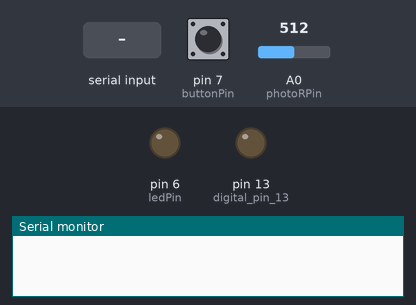
A sketch run on a simulated Arduino Uno, built with avr-gcc and run on an emulated ATmega328P. On the bench: output pins drawn as LEDs (lit = HIGH), the last lines printed to the serial monitor. Dashed ring = blinking. The inputs (shaded band) are chosen by the test bench; at power-on: pin 7 (buttonPin) LOW, A0 (photoRPin) = 512.

Above: at 1.5 s.
1.6 s: pin 7 (buttonPin) pulled HIGH for 3.2 s
At 2.4 s:
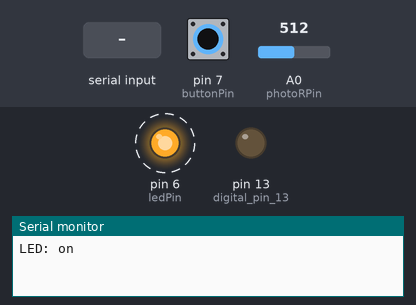
6.3 s: "switch\n" received over Serial
At 7.9 s:
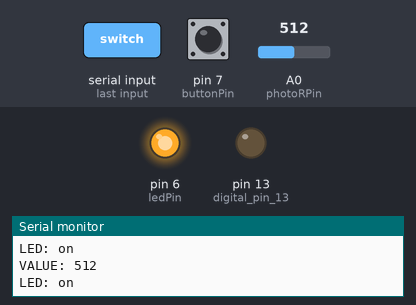
10.0 s: A0 (photoRPin) set to 686
11.5 s: A0 (photoRPin) set to 709
At 11.9 s:
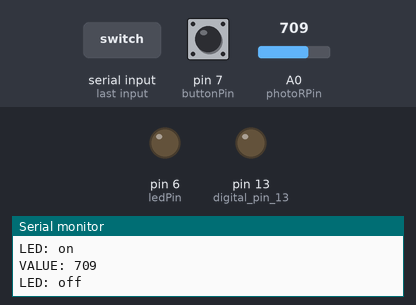
13.0 s: A0 (photoRPin) set to 690
At 14.3 s:
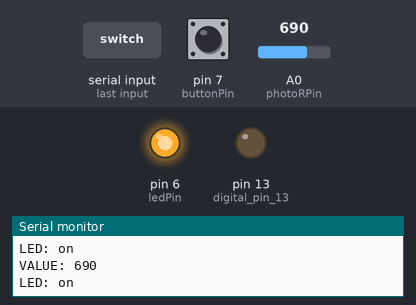
Timing chart, 0 to 15.5 s (numbered marks = the images above; inputs shaded):
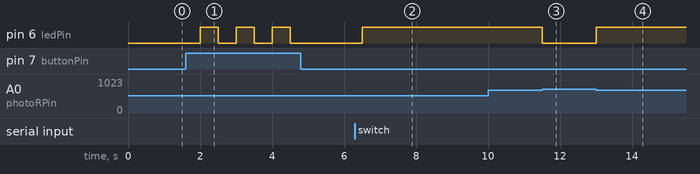

The sketch:

ButtonAndLED.ino
```cpp
/*
 * Arduino Workshop - Digipurk OÜ, ylari[at]digipurk.ee
 * Lab 1 - Push Button and LED
 */

// constants
const int buttonPin = 7;
const int ledPin =  6;
const int photoRPin = A0; // analog pin A0

// variables
int buttonState = 0;
int flag = 0;
String input = ""; // a string to hold incoming data
bool automatic = false;
bool complete = false; // whether the string is complete
int value; // store value from photoresistor (0 - 1023)

// The setup function runs once when you press reset or power the board.
void setup() {
  Serial.begin(9600); // start serial port
  input.reserve(128); // reserve 200 bytes for serial input
  // input or output?
  pinMode(LED_BUILTIN, OUTPUT); // digital pin 13
  pinMode(ledPin, OUTPUT);
  pinMode(buttonPin, INPUT);
  pinMode(photoRPin, INPUT);
}

// The loop function runs over and over again forever.
void loop() {
  if (complete)
    Serial.println("INPUT: " + input); // debug message
  if (input.equalsIgnoreCase("switch")) {
    Serial.print("AUTOMATIC: ");
    Serial.println(automatic ? "off" : "on");
    automatic = !automatic;
  }
  if (automatic) {
    value = analogRead(photoRPin);
    Serial.println("VALUE: " + String(value));
    if (value < 700) {
      digitalWrite(ledPin, HIGH);
      Serial.println("LED: on");
    } else {
      digitalWrite(ledPin, LOW);
      Serial.println("LED: off");
    }
  } else {
    // read button state (pressed or not pressed?)
    buttonState = digitalRead(buttonPin);
    // if button pressed ...
    if (buttonState == HIGH || input.equalsIgnoreCase("led")) {
      // ... once, turn led on!
      if (flag == 0) {
        digitalWrite(ledPin, HIGH);
        Serial.println("LED: on");
        flag = 1; // change flag variable
      }
      // ... twice, turn led off!
      else if (flag == 1) {
        digitalWrite(ledPin, LOW);
        Serial.println("LED: off");
        flag = 0; // change flag variable again
      }
    }
  }
  if (complete) {
    input = ""; // clear input
    complete = false;
  }
  delay(500); // small delay
}

/*
 * SerialEvent occurs whenever a new data comes in the hardware serial RX. This
 * routine is run between each time loop() runs, so using delay inside loop can
 * delay response. Multiple bytes of data may be available.
 */
void serialEvent() {
  while (Serial.available()) {
    char in = (char) Serial.read(); // get the new byte
    if (in != '\n')
      input += in; // add it to the input
    else // if the incoming character is a newline, set a flag so the main loop can do something about it
      complete = true;
  }
}
```

Measured:
- the behaviour switches between 699 and 700 on A0 (photoRPin) (found by bisection; images 2 and 3)
- after the input at 1.6 s, pin 6 (ledPin): alternates HIGH for 0.50 s and LOW for 0.50 s, 6 changes in all, then stays LOW, starting after 0.40 s
- after the input at 6.3 s, pin 6 (ledPin): LOW → HIGH after 0.20 s
- after the input at 11.5 s, pin 6 (ledPin): HIGH → LOW at once
- after the input at 13.0 s, pin 6 (ledPin): LOW → HIGH at once
